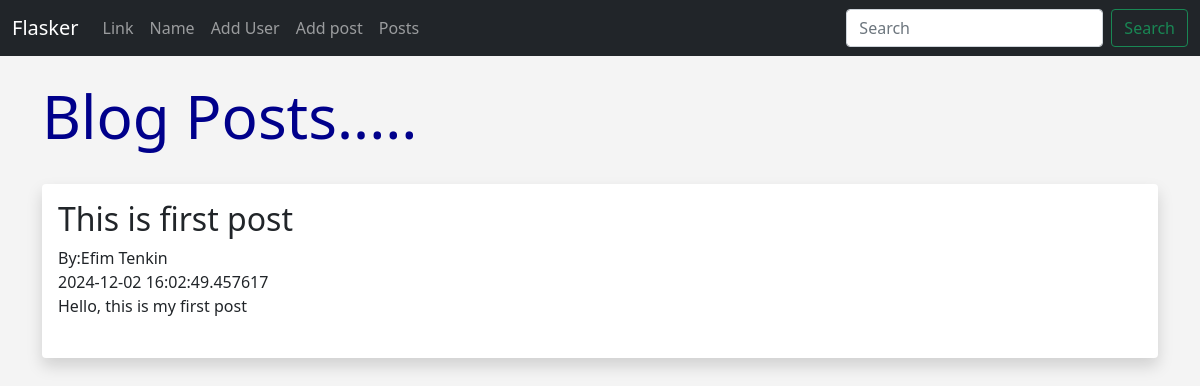
Page /posts on the earlier database version.
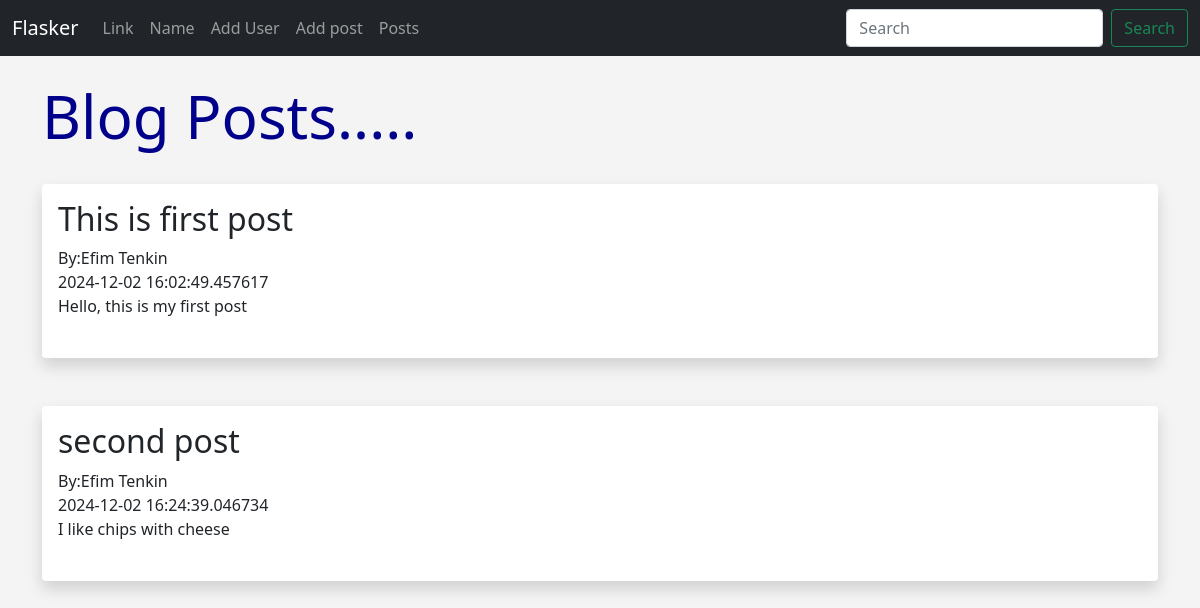
Same page on the later database version.
### app.py (models this page shows)
class Posts(db.Model):
    id = db.Column(db.Integer, primary_key=True)
    title = db.Column(db.String(255))
    body = db.Column(db.Text)
    author = db.Column(db.String(255))
    date_posted = db.Column(db.DateTime, default = datetime.utcnow)
    slug = db.Column(db.String(255), unique=True)

### app.py (the view)
@app.route('/posts')
def posts():
    posts = Posts.query.order_by(Posts.date_posted)
    return render_template("posts.html", posts=posts)

### templates/posts.html (shortened to what this page needs)
{% extends "base.html" %}
{% block content %}
<h1>Blog Posts.....</h1>
<br/>
{% for post in posts %}
<div class="shadow p-3 mb-5 bg-body rounded">
    <h2>{{ post.title}}</h2>
    By:{{ post.author}}<br/>
    {{ post.date_posted}}<br/>
    {{ post.body}}<br/><br/>
</div>
{% endfor %}
{% endblock %}

### templates/base.html (shortened to what this page needs)
<!doctype html>
<html lang="en">
  <head>
    <link href="https://cdn.jsdelivr.net/npm/bootstrap@5.0.2/dist/css/bootstrap.min.css" rel="stylesheet">
    <link href="{{ url_for('static', filename='css/style.css') }}" rel="stylesheet">
  </head>
  <body>
    {% include 'navbar.html'%}
    <br/>
    <div class="container">
        {% block content %}
        {% endblock %}
    </div>
</html>

### templates/navbar.html (shortened to what this page needs)
<nav class="navbar navbar-expand-lg navbar-dark bg-dark">
    <div class="container-fluid">
      <a class="navbar-brand" href="{{ url_for('index') }}">Flasker</a>
      <div class="collapse navbar-collapse" id="navbarSupportedContent">
        <ul class="navbar-nav me-auto mb-2 mb-lg-0">
          <li class="nav-item">
            <a class="nav-link" href="#">Link</a>
          </li>
          <li class="nav-item">
            <a class="nav-link" href="{{ url_for('name') }}">Name</a>
          </li>
          <li class="nav-item">
            <a class="nav-link" href="{{ url_for('add_user') }}">Add User</a>
          </li>
          <li class="nav-item">
            <a class="nav-link" href="{{ url_for('add_post') }}">Add post</a>
          </li>
          <li class="nav-item">
            <a class="nav-link" href="{{ url_for('posts') }}">Posts</a>
          </li>
        </ul>
        <form class="d-flex">
          <input class="form-control me-2" type="search" placeholder="Search" aria-label="Search">
          <button class="btn btn-outline-success" type="submit">Search</button>
        </form>
      </div>
    </div>
  </nav>

### static/css/style.css (style rules this page uses)
h1 { color: darkblue; font-size: 60px; }
body { background-color: #f4f4f4; }

Differences in the rows shown:
added Posts: title "second post", author "Efim Tenkin", date_posted "2024-12-02 16:24:39.046734", body "I like chips with cheese"
